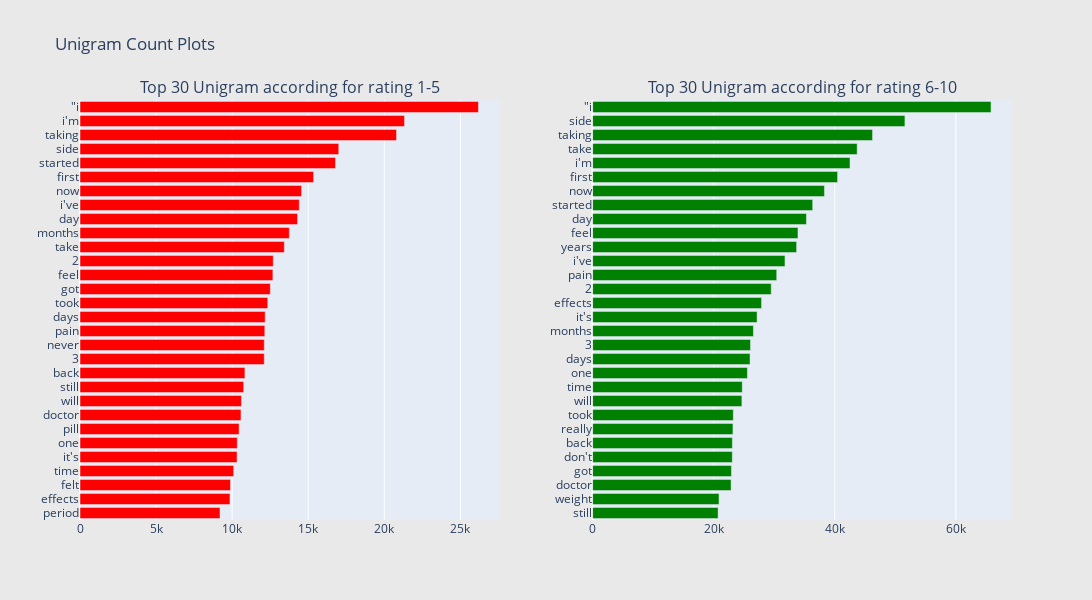

Notebook source saved alongside this figure:
### Markdown cell above
#### Unigrams

### Code cell
trace_1_5 = plot_ngram(df_rating_1_5, 1, 'red')
trace_6_10 = plot_ngram(df_rating_6_10, 1, 'green')

# Creating subplots
make_subplots(trace_1_5, trace_6_10, "Unigram")

### Figure 1 — Plotly figure (JSON) as saved in the notebook; plotly's stock layout.template omitted (floating-point values rounded to 4 significant figures)
{"data": [{"marker": {"color": "red"}, "orientation": "h", "showlegend": false, "type": "bar", "x": [9203, 9858, 9891, 10100, 10322, 10339, 10457, 10581, 10611, 10759, 10840, 12111, 12113, 12147, 12171, 12341, 12510, 12678, 12703, 13431, 13758, 14298, 14413, 14563, 15353, 16795, 17008, 20804, 21329, 26189], "xaxis": "x", "y": ["period", "effects", "felt", "time", "it&#039;s", "one", "pill", "doctor", "will", "still", "back", "3", "never", "pain", "days", "took", "got", "feel", "2", "take", "months", "day", "i&#039;ve", "now", "first", "started", "side", "taking", "i&#039;m", "\"i"], "yaxis": "y"}, {"marker": {"color": "green"}, "orientation": "h", "showlegend": false, "type": "bar", "x": [20730, 20880, 22875, 22930, 23073, 23083, 23182, 23240, 24655, 24716, 25567, 26004, 26083, 26561, 27169, 27905, 29502, 30410, 31774, 33698, 33921, 35318, 36350, 38293, 40461, 42518, 43695, 46237, 51586, 65806], "xaxis": "x2", "y": ["still", "weight", "doctor", "got", "don&#039;t", "back", "really", "took", "will", "time", "one", "days", "3", "months", "it&#039;s", "effects", "2", "pain", "i&#039;ve", "years", "feel", "day", "started", "now", "first", "i&#039;m", "take", "taking", "side", "\"i"], "yaxis": "y2"}], "layout": {"annotations": [{"font": {"size": 16}, "showarrow": false, "text": "Top 30 Unigram according for rating 1-5", "x": 0.225, "xanchor": "center", "xref": "paper", "y": 1, "yanchor": "bottom", "yref": "paper"}, {"font": {"size": 16}, "showarrow": false, "text": "Top 30 Unigram according for rating 6-10", "x": 0.775, "xanchor": "center", "xref": "paper", "y": 1, "yanchor": "bottom", "yref": "paper"}], "height": 600, "paper_bgcolor": "rgb(233,233,233)", "title": {"text": "Unigram Count Plots"}, "width": 1200, "xaxis": {"anchor": "y", "domain": [0, 0.45]}, "xaxis2": {"anchor": "y2", "domain": [0.55, 1]}, "yaxis": {"anchor": "x", "domain": [0, 1]}, "yaxis2": {"anchor": "x2", "domain": [0, 1]}}}
